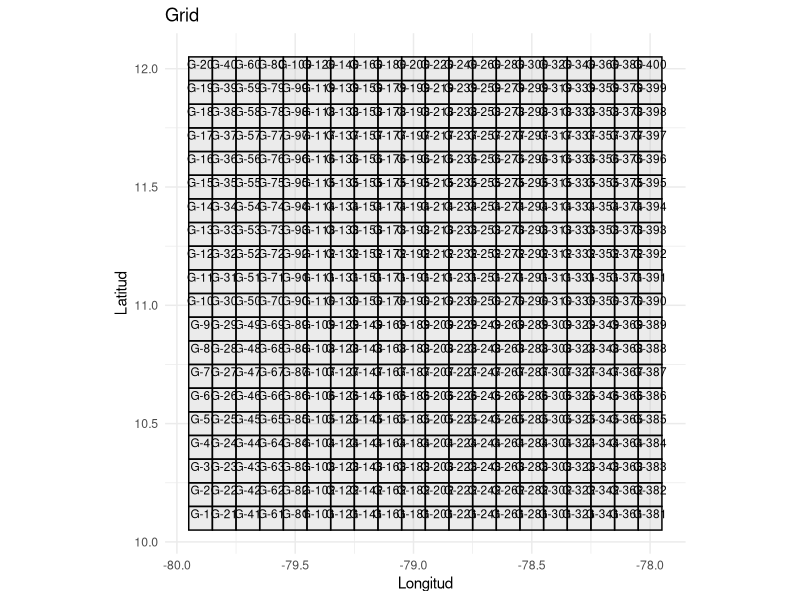
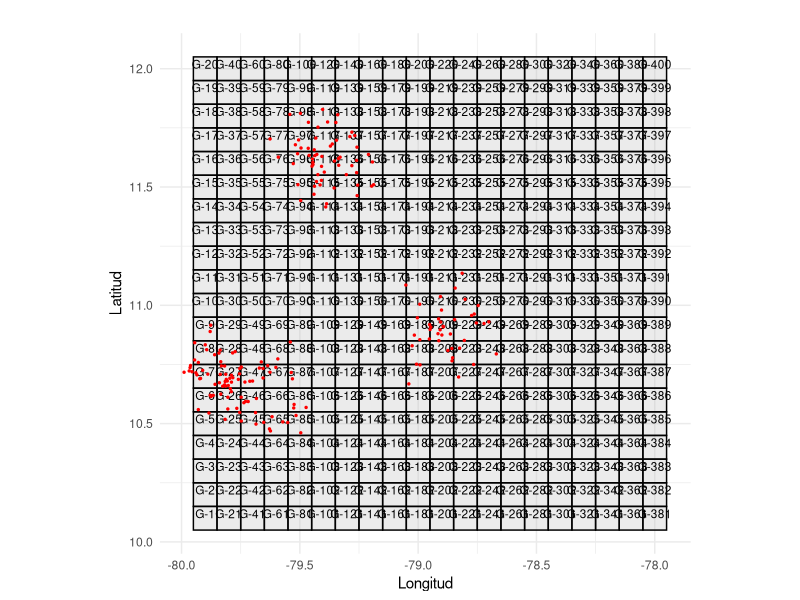
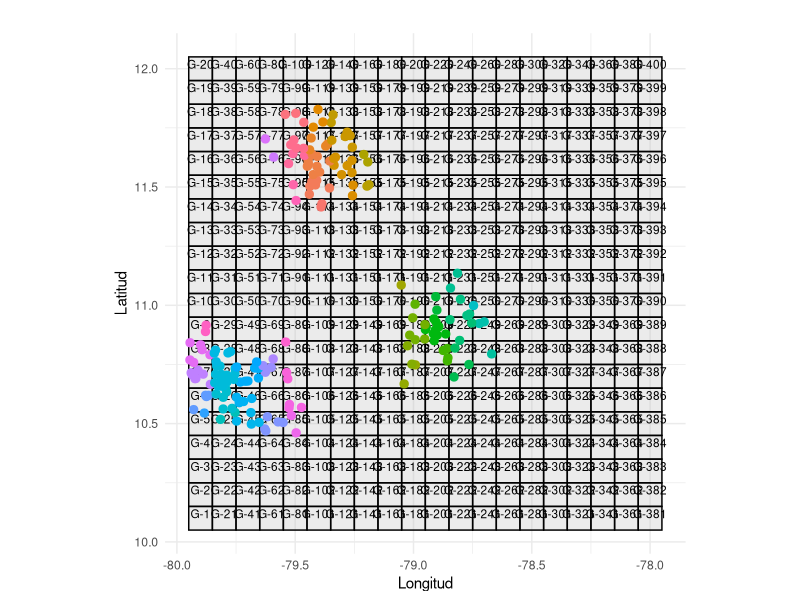
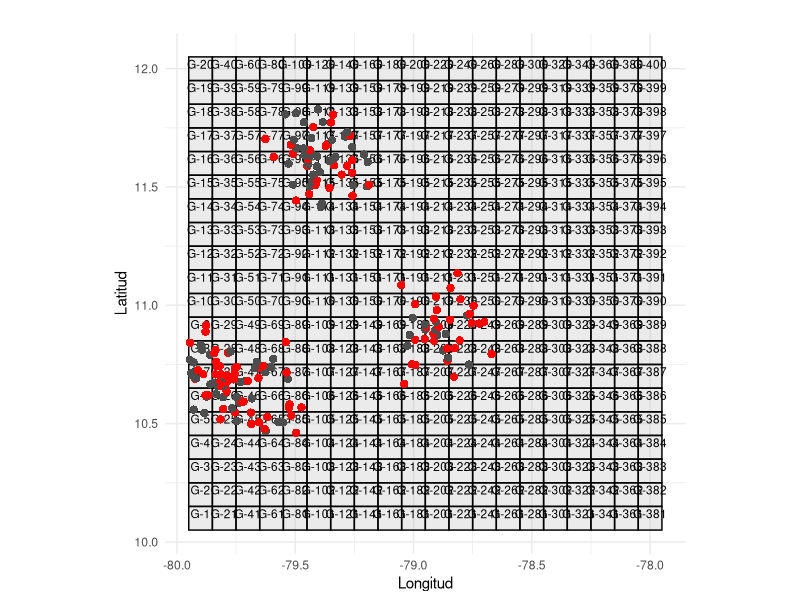

R code for these plots, in order: (Note: this script raises an error after producing the figures.)
rm(list = ls()); gc(reset = TRUE)

# -----------------------------------------------------------------------------------------------------------------



library(dplyr)
library(ggplot2)
library(purrr)

# Parámetros
lat_min <- 10
lat_max <- 12
lon_min <- -80
lon_max <- -78
resolucion <- 0.1  # grados

# Parámetros de lances
n_centros <- 4
n_puntos_total <- 200
pesos <- runif(n_centros, 10, 20)
puntos_por_centro <- round(pesos / sum(pesos) * n_puntos_total) # número de puntos por centro
desviacion <- 0.1  # cuán "cerrado" está el grupo


# Crear vectores
latitudes <- seq(lat_min + resolucion/2, lat_max - resolucion/2, by = resolucion)  # Centrado
longitudes <- seq(lon_min + resolucion/2, lon_max - resolucion/2, by = resolucion)  # Centrado

# Crear la grilla con ID y coordenadas
grilla <- expand.grid(lat_1 = latitudes, lon_1 = longitudes)
grilla$lat_2 <- grilla$lat_1 + resolucion
grilla$lon_2 <- grilla$lon_1 + resolucion
grilla$area <- (grilla$lat_2 - grilla$lat_1) * (grilla$lon_2 - grilla$lon_1)

# Calcular las coordenadas de los centroides
grilla$lat_centroid <- (grilla$lat_1 + grilla$lat_2) / 2
grilla$lon_centroid <- (grilla$lon_1 + grilla$lon_2) / 2

grilla$grilla_id <- paste("G", seq_len(nrow(grilla)), sep = "-")

# Reordenar columnas
grilla <- grilla[, c("grilla_id", "lat_1", "lat_2", "lon_1", "lon_2", "lat_centroid", "lon_centroid", "area")]

# Mostrar
print(grilla)

# Graficamos la grilla con los centroides y sus IDs
g1 <- ggplot(grilla) +
  geom_rect(aes(xmin = lon_1, xmax = lon_2, ymin = lat_1, ymax = lat_2),
            color = "black", alpha = 0.3, fill = "gray") +
  # geom_point(aes(x = lon_centroid, y = lat_centroid), color = "red", size = 2) +  # Agregar centroides
  geom_text(aes(x = lon_centroid, y = lat_centroid, label = grilla_id),
            color = "1", size = 3,  vjust = 0) +  # Etiquetas con grilla_id
  coord_fixed() +
  labs(title = "Grid",
       x = "Longitud", y = "Latitud", fill = "ID Grilla") +
  theme_minimal() +
  theme(legend.position = "none")

print(g1)


# -----------------------------------------------------------------------------------------------------------------


diferencia <- n_puntos_total - sum(puntos_por_centro)
if (diferencia != 0) {
  # Encuentra índices a los que se le puede sumar o restar 1
  idx <- sample(1:n_centros, abs(diferencia), replace = TRUE)
  for (i in idx) {
    puntos_por_centro[i] <- puntos_por_centro[i] + sign(diferencia)
  }
}

centros <- data.frame(
  centro_id = 1:n_centros,
  lat_centro = runif(n_centros, lat_min, lat_max),
  lon_centro = runif(n_centros, lon_min, lon_max),
  puntos_por_centro = puntos_por_centro
)

# Generamos los puntos alrededor de los centros
puntos <- pmap_df(centros, function(centro_id, lat_centro, lon_centro, puntos_por_centro) {
  data.frame(
    lat = rnorm(puntos_por_centro, mean = lat_centro, sd = desviacion),
    lon = rnorm(puntos_por_centro, mean = lon_centro, sd = desviacion)
  )
}) %>%
  filter(lat >= lat_min, lat <= lat_max, lon >= lon_min, lon <= lon_max) %>%
  mutate(punto_id = row_number())

g1 +
  geom_point(data = puntos, aes(x = lon, y = lat), color = "red", size = 0.5) +
  labs(title = "") +
  theme(legend.position = "none")


# Paso 2: Asociar cada punto con su celda
# Hacemos un join cruzado y filtramos por los límites de cada celda
puntos_grilla <- puntos %>%
  mutate(punto_id = row_number()) %>%
  # Usamos una combinación cruzada entre los puntos y la grilla
  tidyr::crossing(grilla) %>%
  filter(lat >= lat_1 & lat < lat_2 & lon >= lon_1 & lon < lon_2) %>%
  select(punto_id, lat, lon, grilla_id)

# Verificamos la tabla resultante
head(puntos_grilla)

g1 +
  geom_point(data = puntos_grilla, aes(x = lon, y = lat, color = grilla_id), size = 2.5) +
  # geom_text(data = puntos_grilla, aes(x = lon, y = lat, label = grilla_id),
  #           color = "black", size = 3)+
  labs(title = "") +
  theme(legend.position = "none")

puntos_grilla$lance_posi <- rbinom(nrow(puntos_grilla), 1, 0.5)  # Generar variable binaria
puntos_grilla$lance_posi <- factor(puntos_grilla$lance_posi)
# -----------------------------------------------------------------------------------------------------------------

g1 +
  geom_point(data = puntos_grilla, aes(x = lon, y = lat,
                                       color = lance_posi, shape = lance_posi),
             size = 2.5) +
  scale_shape_manual(values = c("0" = 16, "1" = 16)) +
  scale_color_manual(values = c("0" = "gray30", "1" = "red"))+
  labs(title = "") +
  theme(legend.position = "none")


# -----------------------------------------------------------------------------------------------------------------
sp <- "atun"
marks <- seq(100, 300, 5)
juv_mark <- 180

# tres criterios de cierre
bycatch <- TRUE
juveniles <- TRUE
desove <- TRUE


generar_estructura_tallas <- function() {
  # Simula una distribución normal centrada alrededor de una talla media aleatoria
  talla_media <- sample(seq(120, 200, 5), 1)
  sd_talla <- sample(seq(10, 30, 5), 1)

  # Frecuencia aleatoria con distribución normal sobre 'marks'
  freq <- dnorm(marks, mean = talla_media, sd = sd_talla)
  freq <- round((freq / sum(freq)) * sample(100:500, 1))  # total de individuos por lance
  names(freq) <- marks
  return(freq)
}

calcular_porcentaje_juveniles <- function(estructura_tallas, juv_marks = juv_mark) {
  total <- sum(estructura_tallas, na.rm = TRUE)
  if (total == 0) return(NA)

  juveniles <- sum(estructura_tallas[as.numeric(names(estructura_tallas)) < juv_marks], na.rm = TRUE)
  return(round(juveniles / total, 3))
}

lances <- puntos_grilla %>%
  filter(lance_posi == 1) %>%
  mutate(
    especie_objetivo = sp,
    captura_total_kg = rgamma(n(), shape = 3, rate = 0.5),
    esfuerzo_minutos = sample(10:60, n(), replace = TRUE),
   )

lances <- lances %>%
  rowwise() %>%
  mutate(
    estructura_tallas_mm = list(generar_estructura_tallas())
  ) %>%
  ungroup()


if (bycatch) {
  lances <- lances %>%
    mutate(
      bycatch_presente = rbinom(n(), 1, 0.3) == 1
    ) %>%
    rowwise() %>%
    mutate(
      bycatch_sp = ifelse(bycatch_presente, sample(c("Jurel", "Caballa", "Tortuga", "Delfín"), 1), NA)
    ) %>%
    ungroup()
}


lances <- lances %>%
  mutate(
    porcentaje_juveniles = map_dbl(estructura_tallas_mm, calcular_porcentaje_juveniles, juv_marks = juv_marks)
  )


if (desove) {
  lances <- lances %>%
    mutate(
      desove_presente = rbinom(n(), 1, 0.2) == 1
    )
}

# estadisiticas
resumen <- puntos_grilla %>%
  group_by(grilla_id) %>%
  summarise(prop_positivos = mean(as.numeric(as.character(lance_posi))),
            n = n()) %>%
  left_join(grilla, by = "grilla_id")

summary(resumen)
